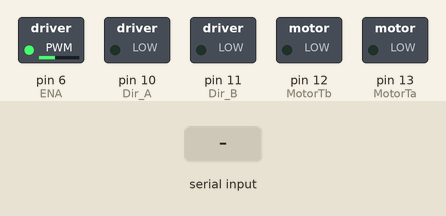
The sketch below on a simulated Arduino Uno, built with avr-gcc and run on an emulated ATmega328P. Shown: switched loads named in the sketch (green lamp = pin HIGH). Inputs (shaded band) come from the test bench.

Above: at 1.2 s.
1.3 s: "1" received over Serial
At 1.7 s:
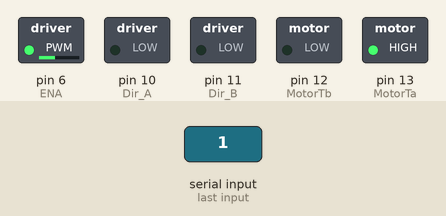
2.8 s: "2" received over Serial
At 4.0 s:
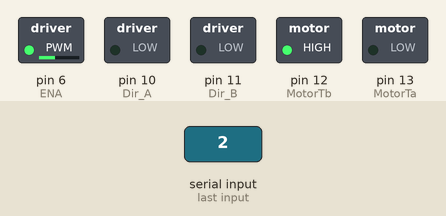
4.3 s: "3" received over Serial
At 4.7 s:
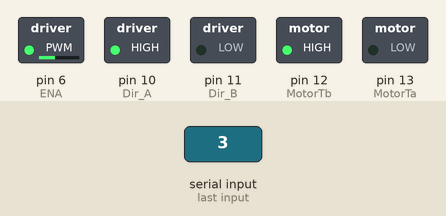
6.3 s: "4" received over Serial
At 6.7 s:
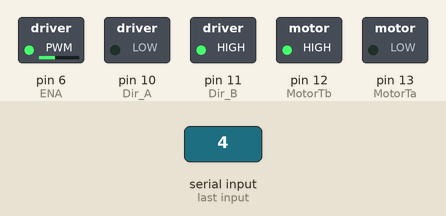
8.3 s: "5" received over Serial
At 9.4 s:
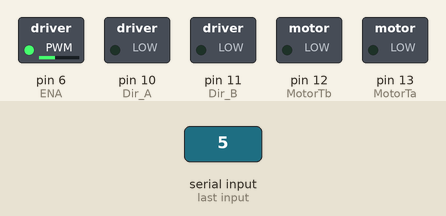
9.8 s: "3" received over Serial
At 10.2 s:
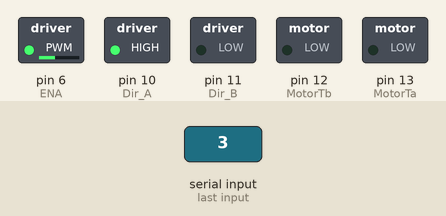
Timing chart, 0 to 12.8 s (numbered marks = the images above; inputs shaded):
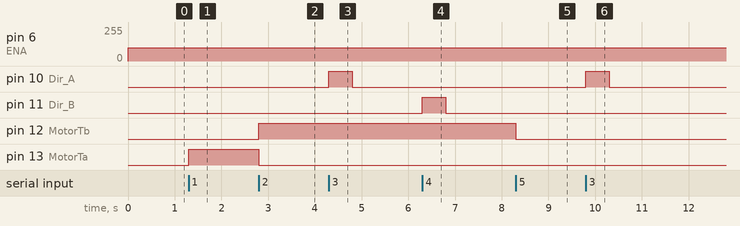

The sketch:

bluetoothMotor1a.ino
```cpp
//Pines de conexión del driver
int MotorTa = 13;
int MotorTb = 12;
int ENA = 6;
int Dir_A = 10;
int Dir_B = 11;

int tiempo=0;
void setup() {
  // inicializar la comunicación serial a 9600 bits por segundo:
  Serial.begin(9600);
  // configuramos los pines como salida
  pinMode(MotorTa, OUTPUT);
  pinMode(MotorTb, OUTPUT);
  pinMode(ENA, OUTPUT);
  pinMode(Dir_A, OUTPUT);
  pinMode(Dir_B, OUTPUT);

}

void loop() {
  analogWrite(ENA, 100);
  if (Serial.available()) {
     char dato= Serial.read();
   switch (dato) {
    case '1':
      Adelante();

      break;
    case '2':
          Retro();
          break;
    case '3':
          Izquierda();
          break;
     case '4':
          Derecha();
          break;
     case '5':
          Parar();
          break;
    default:
      Adelante();
  }

 // delay(1); //pasusa de 1ms por ciclo
}
}

void Adelante()
{
  digitalWrite (MotorTa, HIGH);
  digitalWrite (MotorTb, LOW);
}
void Retro()
{
  digitalWrite (MotorTa,LOW );
  digitalWrite (MotorTb,HIGH );
}
void Derecha()
{
  digitalWrite (Dir_A,LOW );
  digitalWrite (Dir_B,HIGH );
  delay(500);
  digitalWrite (Dir_A,LOW);
  digitalWrite (Dir_B,LOW);
}
void Izquierda()
{
  digitalWrite (Dir_A,HIGH);
  digitalWrite (Dir_B,LOW);
  delay(500);
  digitalWrite (Dir_A,LOW );
  digitalWrite (Dir_B,LOW );

}
void Parar()
{
  digitalWrite (MotorTa, LOW);
  digitalWrite (MotorTb, LOW);
  digitalWrite (Dir_A, LOW);
  digitalWrite (Dir_B, LOW);
}
```

Measured:
- after the input at 1.3 s, pin 13 (MotorTa): LOW → HIGH at once
- after the input at 2.8 s, pin 12 (MotorTb): LOW → HIGH at once; pin 13 (MotorTa): HIGH → LOW at once
- after the input at 4.3 s, pin 10 (Dir_A): LOW → HIGH at once, → LOW 0.50 s later
- after the input at 6.3 s, pin 11 (Dir_B): LOW → HIGH at once, → LOW 0.50 s later
- after the input at 8.3 s, pin 12 (MotorTb): HIGH → LOW at once
- after the input at 9.8 s, pin 10 (Dir_A): LOW → HIGH at once, → LOW 0.50 s later
